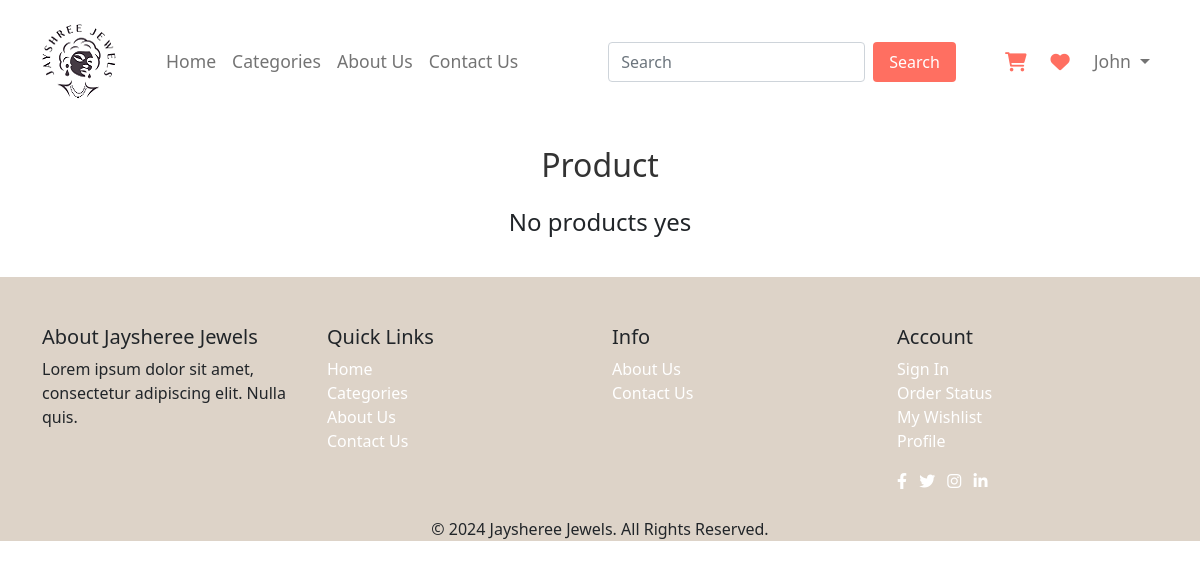
/user/product.php?c_code=CAT04, run on an earlier commit of the app's database.
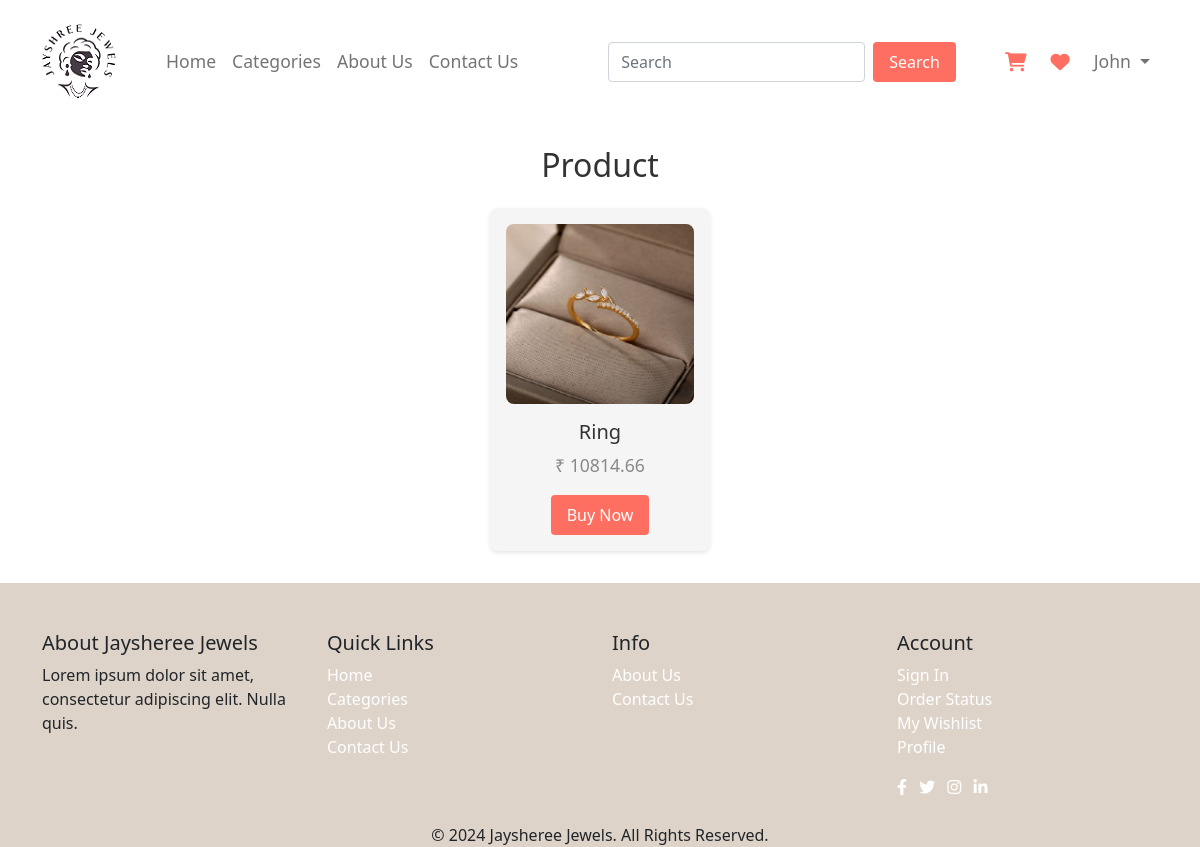
And on a later commit of the database.
### tables this page shows
CREATE TABLE `product_tbl` (
  `p_id` int(10) NOT NULL,
  `p_code` varchar(10) NOT NULL,
  `p_name` varchar(100) NOT NULL,
  `p_c_code` varchar(10) NOT NULL,
  `p_type` varchar(30) NOT NULL,
  `p_gross_weight` decimal(10,3) NOT NULL,
  `p_diamond_weight` decimal(5,3) NOT NULL,
  `p_diamond_pices` int(5) NOT NULL,
  `p_purity` varchar(50) NOT NULL,
  `p_gold_weight` decimal(5,2) NOT NULL,
  `p_gold_price` decimal(10,2) NOT NULL,
  `p_diamond_price` decimal(10,2) NOT NULL,
  `p_making_charge` decimal(10,2) NOT NULL,
  `p_overhead_charges` decimal(10,2) NOT NULL,
  `p_base_price` decimal(10,2) NOT NULL,
  `p_tax` decimal(10,2) NOT NULL,
  `p_total_price` decimal(10,2) NOT NULL,
  `p_diamond_color` varchar(30) NOT NULL,
  `p_stock` int(5) NOT NULL,
  `p_image` varchar(100) NOT NULL,
  `p_status` varchar(10) NOT NULL
);

### user/product.php (the view)
<?php
include_once 'header.php';
include_once '../conn.php';
?>
<section class="new-arrivals">
  <h2>Product</h2>
  <div class="arrivals-container">
    <?php
    $c_code = $_GET['c_code'];
    $q = "select * from product_tbl where p_status='Active' and p_c_code='$c_code' ";
    $result = mysqli_query($con, $q);
    if (mysqli_num_rows($result)) {
      while ($r = mysqli_fetch_assoc($result)) {
        ?>
        <div class="arrival-item">
          <img src="<?php echo
            $r['p_image']; ?>" alt="<?php echo $r['p_name']; ?>">
          <h3><?php echo $r['p_name']; ?></h3>
          <p class="price">₹ <?php echo $r['p_total_price']; ?></p>
          <a href="single-product.php?p_code=<?php echo $r['p_code']; ?>"><input type='submit' name='buy' value='Buy Now'
              class='buy-now'></a>
        </div>
        <?php
      }
    }
    else
      echo '<h4>No products yes</h4>';
    ?>
  </div>
</section>
<?php
include('footer.php');
?>

What changed in the data, as far as the page shows it:
added product_tbl: p_image (picture), p_name "Ring", p_total_price "10814.66"
Also different on the page:
text no longer shown: "No products yes"
